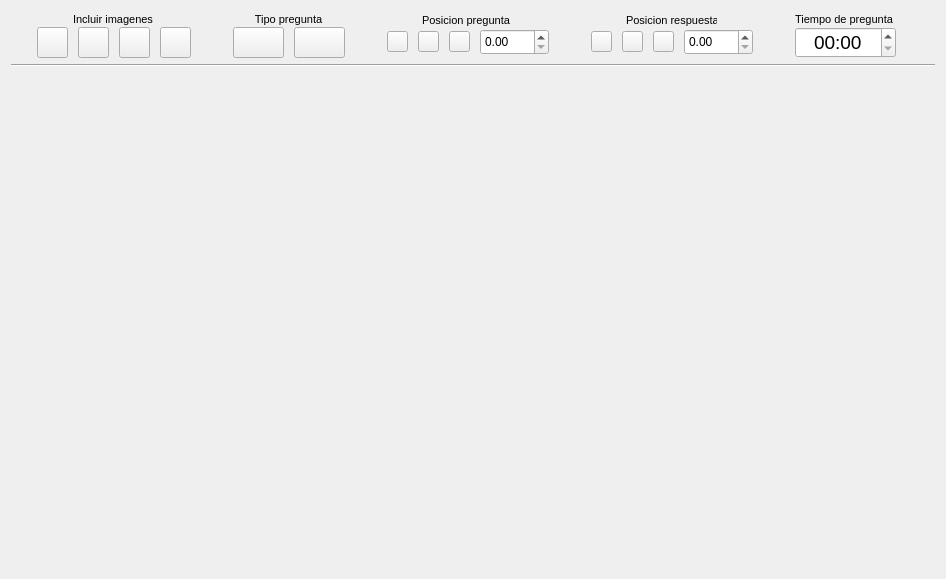
<?xml version="1.0" encoding="UTF-8"?>
<ui version="4.0">
 <class>Form</class>
 <widget class="QWidget" name="Form">
  <property name="geometry">
   <rect>
    <x>0</x>
    <y>0</y>
    <width>912</width>
    <height>579</height>
   </rect>
  </property>
  <property name="windowTitle">
   <string>Form</string>
  </property>
  <layout class="QVBoxLayout" name="verticalLayout_6">
   <item>
    <layout class="QHBoxLayout" name="horizontalLayout_5">
     <property name="leftMargin">
      <number>0</number>
     </property>
     <property name="rightMargin">
      <number>0</number>
     </property>
     <item>
      <widget class="QLabel" name="label_11">
       <property name="minimumSize">
        <size>
         <width>20</width>
         <height>0</height>
        </size>
       </property>
       <property name="maximumSize">
        <size>
         <width>1000000</width>
         <height>50</height>
        </size>
       </property>
       <property name="text">
        <string/>
       </property>
      </widget>
     </item>
     <item>
      <layout class="QVBoxLayout" name="verticalLayout">
       <property name="spacing">
        <number>0</number>
       </property>
       <item alignment="Qt::AlignHCenter">
        <widget class="QLabel" name="label_5">
         <property name="minimumSize">
          <size>
           <width>81</width>
           <height>16</height>
          </size>
         </property>
         <property name="maximumSize">
          <size>
           <width>81</width>
           <height>16</height>
          </size>
         </property>
         <property name="font">
          <font>
           <pointsize>8</pointsize>
          </font>
         </property>
         <property name="text">
          <string>Incluir imagenes</string>
         </property>
        </widget>
       </item>
       <item>
        <layout class="QHBoxLayout" name="horizontalLayout_2">
         <property name="spacing">
          <number>10</number>
         </property>
         <item>
          <widget class="QPushButton" name="btn_pregImag0">
           <property name="minimumSize">
            <size>
             <width>31</width>
             <height>31</height>
            </size>
           </property>
           <property name="maximumSize">
            <size>
             <width>31</width>
             <height>31</height>
            </size>
           </property>
           <property name="styleSheet">
            <string notr="true">border-image: url(:/prefijoNuevo/IMAGENES_creador/icon_preg0.png);</string>
           </property>
           <property name="text">
            <string/>
           </property>
          </widget>
         </item>
         <item>
          <widget class="QPushButton" name="btn_pregImag50">
           <property name="minimumSize">
            <size>
             <width>31</width>
             <height>31</height>
            </size>
           </property>
           <property name="maximumSize">
            <size>
             <width>31</width>
             <height>31</height>
            </size>
           </property>
           <property name="styleSheet">
            <string notr="true">border-image: url(:/prefijoNuevo/IMAGENES_creador/icon_preg50.png);
</string>
           </property>
           <property name="text">
            <string/>
           </property>
          </widget>
         </item>
         <item>
          <widget class="QPushButton" name="btn_pregImag75">
           <property name="minimumSize">
            <size>
             <width>31</width>
             <height>31</height>
            </size>
           </property>
           <property name="maximumSize">
            <size>
             <width>31</width>
             <height>31</height>
            </size>
           </property>
           <property name="styleSheet">
            <string notr="true">border-image: url(:/prefijoNuevo/IMAGENES_creador/icon_preg75.png);</string>
           </property>
           <property name="text">
            <string/>
           </property>
          </widget>
         </item>
         <item>
          <widget class="QPushButton" name="btn_pregImag100">
           <property name="minimumSize">
            <size>
             <width>31</width>
             <height>31</height>
            </size>
           </property>
           <property name="maximumSize">
            <size>
             <width>31</width>
             <height>31</height>
            </size>
           </property>
           <property name="styleSheet">
            <string notr="true">border-image: url(:/prefijoNuevo/IMAGENES_creador/icon_preg100.png);</string>
           </property>
           <property name="text">
            <string/>
           </property>
          </widget>
         </item>
        </layout>
       </item>
      </layout>
     </item>
     <item>
      <widget class="QLabel" name="label_4">
       <property name="minimumSize">
        <size>
         <width>30</width>
         <height>0</height>
        </size>
       </property>
       <property name="maximumSize">
        <size>
         <width>80</width>
         <height>50</height>
        </size>
       </property>
       <property name="text">
        <string/>
       </property>
      </widget>
     </item>
     <item>
      <layout class="QVBoxLayout" name="verticalLayout_2">
       <property name="spacing">
        <number>0</number>
       </property>
       <item alignment="Qt::AlignHCenter">
        <widget class="QLabel" name="label_14">
         <property name="minimumSize">
          <size>
           <width>81</width>
           <height>10</height>
          </size>
         </property>
         <property name="maximumSize">
          <size>
           <width>81</width>
           <height>16</height>
          </size>
         </property>
         <property name="font">
          <font>
           <pointsize>8</pointsize>
          </font>
         </property>
         <property name="text">
          <string>Tipo pregunta</string>
         </property>
         <property name="alignment">
          <set>Qt::AlignCenter</set>
         </property>
        </widget>
       </item>
       <item>
        <layout class="QHBoxLayout" name="horizontalLayout_3">
         <property name="spacing">
          <number>10</number>
         </property>
         <item>
          <widget class="QPushButton" name="btn_pregAND">
           <property name="minimumSize">
            <size>
             <width>51</width>
             <height>31</height>
            </size>
           </property>
           <property name="maximumSize">
            <size>
             <width>51</width>
             <height>31</height>
            </size>
           </property>
           <property name="styleSheet">
            <string notr="true">border-image: url(:/prefijoNuevo/IMAGENES_creador/icon_and.png);</string>
           </property>
           <property name="text">
            <string/>
           </property>
          </widget>
         </item>
         <item>
          <widget class="QPushButton" name="btn_pregOR">
           <property name="minimumSize">
            <size>
             <width>51</width>
             <height>31</height>
            </size>
           </property>
           <property name="maximumSize">
            <size>
             <width>51</width>
             <height>31</height>
            </size>
           </property>
           <property name="styleSheet">
            <string notr="true">border-image: url(:/prefijoNuevo/IMAGENES_creador/icon_or.png);</string>
           </property>
           <property name="text">
            <string/>
           </property>
          </widget>
         </item>
        </layout>
       </item>
      </layout>
     </item>
     <item>
      <widget class="QLabel" name="label_6">
       <property name="minimumSize">
        <size>
         <width>30</width>
         <height>0</height>
        </size>
       </property>
       <property name="maximumSize">
        <size>
         <width>80</width>
         <height>50</height>
        </size>
       </property>
       <property name="text">
        <string/>
       </property>
      </widget>
     </item>
     <item>
      <layout class="QVBoxLayout" name="verticalLayout_3">
       <property name="spacing">
        <number>0</number>
       </property>
       <item alignment="Qt::AlignHCenter">
        <widget class="QLabel" name="label_9">
         <property name="minimumSize">
          <size>
           <width>91</width>
           <height>16</height>
          </size>
         </property>
         <property name="maximumSize">
          <size>
           <width>91</width>
           <height>16</height>
          </size>
         </property>
         <property name="font">
          <font>
           <pointsize>8</pointsize>
          </font>
         </property>
         <property name="text">
          <string>Posicion pregunta</string>
         </property>
        </widget>
       </item>
       <item>
        <layout class="QHBoxLayout" name="horizontalLayout_4">
         <property name="spacing">
          <number>10</number>
         </property>
         <property name="rightMargin">
          <number>0</number>
         </property>
         <item>
          <widget class="QPushButton" name="btn_pregIzq">
           <property name="minimumSize">
            <size>
             <width>21</width>
             <height>21</height>
            </size>
           </property>
           <property name="maximumSize">
            <size>
             <width>21</width>
             <height>21</height>
            </size>
           </property>
           <property name="styleSheet">
            <string notr="true">border-image: url(:/prefijoNuevo/IMAGENES_creador/alinear_izquierda.png);
</string>
           </property>
           <property name="text">
            <string/>
           </property>
           <property name="id" stdset="0">
            <number>1</number>
           </property>
          </widget>
         </item>
         <item>
          <widget class="QPushButton" name="btn_pregCen">
           <property name="minimumSize">
            <size>
             <width>21</width>
             <height>21</height>
            </size>
           </property>
           <property name="maximumSize">
            <size>
             <width>21</width>
             <height>21</height>
            </size>
           </property>
           <property name="styleSheet">
            <string notr="true">border-image: url(:/prefijoNuevo/IMAGENES_creador/alinear_centrar.png);
</string>
           </property>
           <property name="text">
            <string/>
           </property>
           <property name="id" stdset="0">
            <number>0</number>
           </property>
          </widget>
         </item>
         <item>
          <widget class="QPushButton" name="btn_pregDer">
           <property name="minimumSize">
            <size>
             <width>21</width>
             <height>21</height>
            </size>
           </property>
           <property name="maximumSize">
            <size>
             <width>21</width>
             <height>21</height>
            </size>
           </property>
           <property name="styleSheet">
            <string notr="true">border-image: url(:/prefijoNuevo/IMAGENES_creador/alinear_derecho.png);</string>
           </property>
           <property name="text">
            <string/>
           </property>
           <property name="id" stdset="0">
            <number>2</number>
           </property>
          </widget>
         </item>
         <item>
          <widget class="QDoubleSpinBox" name="dSpin_pregTam">
           <property name="minimumSize">
            <size>
             <width>69</width>
             <height>26</height>
            </size>
           </property>
           <property name="maximumSize">
            <size>
             <width>69</width>
             <height>26</height>
            </size>
           </property>
          </widget>
         </item>
        </layout>
       </item>
      </layout>
     </item>
     <item>
      <widget class="QLabel" name="label_7">
       <property name="minimumSize">
        <size>
         <width>30</width>
         <height>0</height>
        </size>
       </property>
       <property name="maximumSize">
        <size>
         <width>80</width>
         <height>50</height>
        </size>
       </property>
       <property name="text">
        <string/>
       </property>
      </widget>
     </item>
     <item>
      <layout class="QVBoxLayout" name="verticalLayout_5">
       <property name="spacing">
        <number>0</number>
       </property>
       <item alignment="Qt::AlignHCenter">
        <widget class="QLabel" name="label_10">
         <property name="minimumSize">
          <size>
           <width>91</width>
           <height>16</height>
          </size>
         </property>
         <property name="maximumSize">
          <size>
           <width>91</width>
           <height>16</height>
          </size>
         </property>
         <property name="font">
          <font>
           <pointsize>8</pointsize>
          </font>
         </property>
         <property name="text">
          <string>Posicion respuesta</string>
         </property>
        </widget>
       </item>
       <item>
        <layout class="QHBoxLayout" name="horizontalLayout_6">
         <property name="spacing">
          <number>10</number>
         </property>
         <property name="rightMargin">
          <number>0</number>
         </property>
         <item>
          <widget class="QPushButton" name="btn_respIzq">
           <property name="minimumSize">
            <size>
             <width>21</width>
             <height>21</height>
            </size>
           </property>
           <property name="maximumSize">
            <size>
             <width>21</width>
             <height>21</height>
            </size>
           </property>
           <property name="styleSheet">
            <string notr="true">border-image: url(:/prefijoNuevo/IMAGENES_creador/alinear_izquierda.png);
</string>
           </property>
           <property name="text">
            <string/>
           </property>
           <property name="id" stdset="0">
            <number>1</number>
           </property>
          </widget>
         </item>
         <item>
          <widget class="QPushButton" name="btn_respCen">
           <property name="minimumSize">
            <size>
             <width>21</width>
             <height>21</height>
            </size>
           </property>
           <property name="maximumSize">
            <size>
             <width>21</width>
             <height>21</height>
            </size>
           </property>
           <property name="styleSheet">
            <string notr="true">border-image: url(:/prefijoNuevo/IMAGENES_creador/alinear_centrar.png);
</string>
           </property>
           <property name="text">
            <string/>
           </property>
           <property name="id" stdset="0">
            <number>0</number>
           </property>
          </widget>
         </item>
         <item>
          <widget class="QPushButton" name="btn_respDer">
           <property name="minimumSize">
            <size>
             <width>21</width>
             <height>21</height>
            </size>
           </property>
           <property name="maximumSize">
            <size>
             <width>21</width>
             <height>21</height>
            </size>
           </property>
           <property name="styleSheet">
            <string notr="true">border-image: url(:/prefijoNuevo/IMAGENES_creador/alinear_derecho.png);</string>
           </property>
           <property name="text">
            <string/>
           </property>
           <property name="id" stdset="0">
            <number>2</number>
           </property>
          </widget>
         </item>
         <item>
          <widget class="QDoubleSpinBox" name="dSpin_respTam">
           <property name="minimumSize">
            <size>
             <width>69</width>
             <height>26</height>
            </size>
           </property>
           <property name="maximumSize">
            <size>
             <width>69</width>
             <height>26</height>
            </size>
           </property>
          </widget>
         </item>
        </layout>
       </item>
      </layout>
     </item>
     <item>
      <widget class="QLabel" name="label_8">
       <property name="minimumSize">
        <size>
         <width>30</width>
         <height>0</height>
        </size>
       </property>
       <property name="maximumSize">
        <size>
         <width>80</width>
         <height>50</height>
        </size>
       </property>
       <property name="text">
        <string/>
       </property>
      </widget>
     </item>
     <item>
      <layout class="QVBoxLayout" name="verticalLayout_4">
       <property name="spacing">
        <number>0</number>
       </property>
       <item alignment="Qt::AlignHCenter">
        <widget class="QLabel" name="label_15">
         <property name="minimumSize">
          <size>
           <width>101</width>
           <height>16</height>
          </size>
         </property>
         <property name="maximumSize">
          <size>
           <width>101</width>
           <height>16</height>
          </size>
         </property>
         <property name="font">
          <font>
           <pointsize>8</pointsize>
          </font>
         </property>
         <property name="text">
          <string>Tiempo de pregunta</string>
         </property>
        </widget>
       </item>
       <item alignment="Qt::AlignHCenter">
        <widget class="QTimeEdit" name="timeEdit">
         <property name="minimumSize">
          <size>
           <width>101</width>
           <height>31</height>
          </size>
         </property>
         <property name="maximumSize">
          <size>
           <width>101</width>
           <height>31</height>
          </size>
         </property>
         <property name="font">
          <font>
           <pointsize>14</pointsize>
          </font>
         </property>
         <property name="alignment">
          <set>Qt::AlignCenter</set>
         </property>
         <property name="currentSection">
          <enum>QDateTimeEdit::MinuteSection</enum>
         </property>
         <property name="displayFormat">
          <string>mm:ss</string>
         </property>
         <property name="currentSectionIndex">
          <number>0</number>
         </property>
        </widget>
       </item>
      </layout>
     </item>
     <item>
      <widget class="QLabel" name="label_12">
       <property name="minimumSize">
        <size>
         <width>20</width>
         <height>0</height>
        </size>
       </property>
       <property name="maximumSize">
        <size>
         <width>40</width>
         <height>50</height>
        </size>
       </property>
       <property name="text">
        <string/>
       </property>
      </widget>
     </item>
     <item>
      <widget class="QLabel" name="label_16">
       <property name="text">
        <string/>
       </property>
      </widget>
     </item>
    </layout>
   </item>
   <item>
    <widget class="Line" name="line">
     <property name="orientation">
      <enum>Qt::Horizontal</enum>
     </property>
    </widget>
   </item>
   <item>
    <widget class="QStackedWidget" name="listWidget_panelVersion">
     <property name="minimumSize">
      <size>
       <width>901</width>
       <height>491</height>
      </size>
     </property>
     <property name="toolTipDuration">
      <number>0</number>
     </property>
     <property name="styleSheet">
      <string notr="true"/>
     </property>
     <property name="frameShape">
      <enum>QFrame::NoFrame</enum>
     </property>
     <property name="frameShadow">
      <enum>QFrame::Plain</enum>
     </property>
     <property name="currentIndex">
      <number>-1</number>
     </property>
    </widget>
   </item>
  </layout>
 </widget>
 <resources>
  <include location="../../../IMAG.qrc"/>
 </resources>
 <connections/>
</ui>
